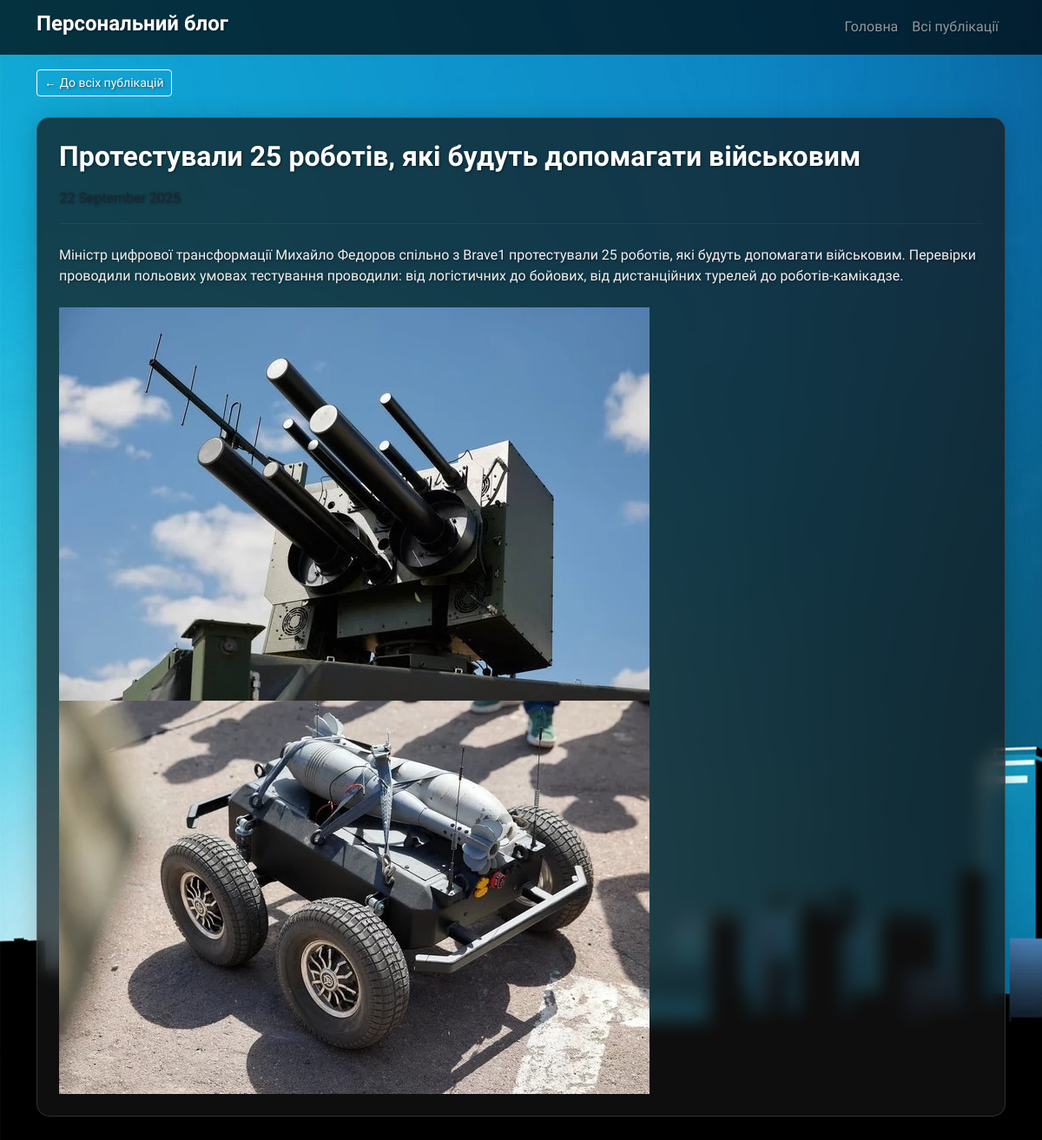
Screenshot of /articles/2025/09/22/protestuvali-25-robotiv-yaki-budut-dopomagati-vijs/ with the database file from the repository.
### app_blog/models.py (models this page shows, shortened)
class Article(models.Model):
    title = models.CharField(
        'Заголовок',
        max_length=250,
        help_text='Максимум 250 символів'
    )
    description = models.TextField(
        blank=True,
        verbose_name='Опис'
    )
    pub_date = models.DateTimeField(
        'Дата публікації',
        default=timezone.now
    )
    slug = models.SlugField(
        'Слаг',
        unique_for_date='pub_date'
    )
    main_page = models.BooleanField(
        'Головна',
        default=False,
        help_text='Показувати на головній сторінці'
    )
    category = models.ForeignKey(
        Category,
        related_name='articles',
        blank=True,
        null=True,
        verbose_name='Категорія',
        on_delete=models.CASCADE
    )
    objects = models.Manager()
    class Meta:
        ordering = ['-pub_date']
        verbose_name = 'Стаття'
        verbose_name_plural = 'Статті'

class ArticleImage(models.Model):
    article = models.ForeignKey(
        Article,
        verbose_name='Стаття',
        related_name='images',
        on_delete=models.CASCADE
    )
    image = models.ImageField(
        'Фото',
        upload_to='photos'
    )
    title = models.CharField(
        'Заголовок',
        max_length=250,
        help_text='Максимум 250 символів',
        blank=True
    )
    class Meta:
        verbose_name = 'Фото для статті'
        verbose_name_plural = 'Фото для статті'

### app_blog/views.py (the view)
# urls.py: path('articles/<year>/<month>/<day>/<slug>/', ArticleDetail.as_view(), name='news-detail'),
class ArticleDetail(DateDetailView):
    model = Article
    template_name = 'article_detail.html'
    context_object_name = 'item'
    date_field = 'pub_date'
    query_pk_and_slug = True
    month_format = '%m'
    allow_future = True
    def get_context_data(self, *args, **kwargs):
        context = super(ArticleDetail, self).get_context_data(*args, **kwargs)
        try:
            context['images'] = context['item'].images.all()
        except:
            context['images'] = []
        return context

### app_blog/templates/article_detail.html (shortened to what this page needs)
{% extends "base.html" %}
{% load static %}
{% block content %}
<div class="mb-4">
    <a href="{% url 'articles-list' %}" class="btn btn-outline-light btn-sm">← До всіх публікацій</a>
</div>
<article class="article-block">
    <h2 class="mb-3">{{ item.title }}</h2>
    <p class="text-muted">{{ item.pub_date|date:"d E Y" }}</p>
    <hr style="border-color: rgba(255,255,255,0.2);">
    <div class="article-content mt-4">
        {{ item.description|safe }}
    </div>
    {% if images %}
        <div class="mt-4">
            {% include 'fotorama.html' with images=images %}
        </div>
    {% endif %}
</article>
{% endblock %}
{% block extra_js %}
    {% if images %}
        <link href="https://cdnjs.cloudflare.com/ajax/libs/fotorama/4.6.4/fotorama.css" rel="stylesheet">
    {% endif %}
{% endblock %}

### app_blog/templates/fotorama.html (shortened to what this page needs)
{% spaceless %}
{% load static %}
{% endspaceless %}

### app_blog/static/css/main.css (style rules this page uses)
body { font-family: 'Ubuntu', sans-serif; background-image: url('../img/bg.jpg'); background-size: cover; background-repeat: no-repeat; background-attachment: fixed; color: #fff; text-shadow: 1px 1px 3px rgba(0, 0, 0, 0.5); }
h1, h2, h3, h4, h5, h6 { color: #fff; font-weight: 700; }
.article-block, .card { background: rgba(20, 20, 20, 0.7); backdrop-filter: blur(10px); -webkit-backdrop-filter: blur(10px); color: #f0f0f0; border-radius: 15px; border: 1px solid rgba(255, 255, 255, 0.15); box-shadow: 0 4px 30px rgba(0, 0, 0, 0.2); padding: 25px; margin-bottom: 2rem; }
.article-block p { color: #ccc; line-height: 1.6; }

### rows the page displays
Article: title "Протестували 25 роботів, які будуть допомагати військовим", description "Міністр цифрової трансформації Михайло Федоров спільно з Brave1 протестували 25 роботів, які будуть допомагати військовим. Перевірки проводили польових умовах тестування проводили: від логістичних до бойових, від дистанційних турелей до роботів-камікадзе."
ArticleImage: image+title (picture)
